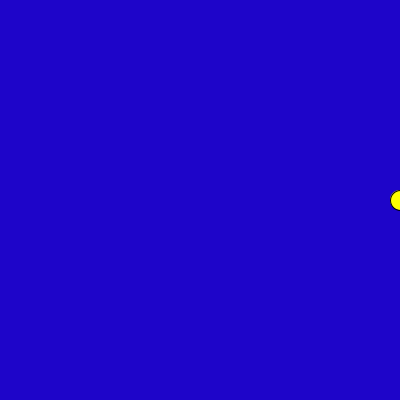
Frame 1 (no input)
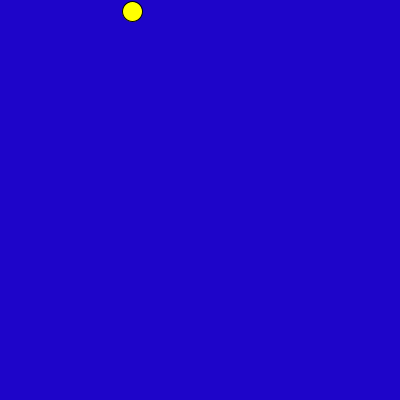
Frame 60 (the mouse pressed at the canvas centre just before this capture)
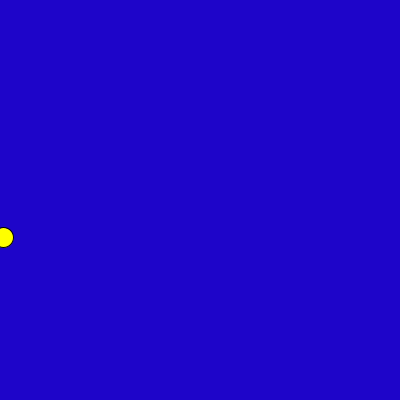
Frame 120 (the mouse held since frame 60 and released just before this capture)

The Processing sketch that drew these frames (run headless with seeded random() and noise(); from frame 60 on, the mouse is pressed at the canvas centre):

// Processing sketch: processing_168245
// ── processing_168245.pde

int ellipseX = 200;
int ellipseY = 200;
float horn = 0.0;
int radius = 200;

void setup(){
size(400,400);
frameRate(4);
}


void draw(){

background(30,5,201);

fill(255,255,0);

ellipse(ellipseX+radius*cos(horn),ellipseY+radius*sin(horn), 20, 20);

horn += 0.5;

}
